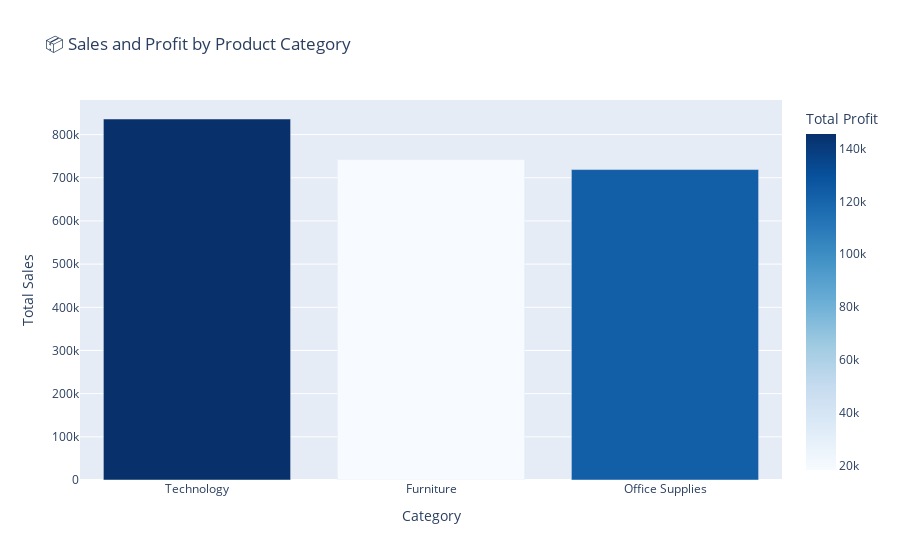

The code cell stored with this chart in its notebook:
### Markdown cell above
## 🧺 Sales and Profit by Product Category

Now we analyze which product categories are the most profitable and have the highest sales.  
This can help prioritize inventory, marketing, and pricing strategies.

### Code cell
# Group by Category and aggregate sales and profit
cat_perf = df.groupby('Category').agg(
    total_sales=('Sales', 'sum'),
    total_profit=('Profit', 'sum')
).reset_index()

# Sort by sales
cat_perf.sort_values(by='total_sales', ascending=False, inplace=True)

# Visualize with Plotly bar chart
import plotly.express as px

fig_cat = px.bar(
    cat_perf,
    x='Category',
    y='total_sales',
    color='total_profit',
    color_continuous_scale='Blues',
    title='📦 Sales and Profit by Product Category',
    labels={'total_sales': 'Total Sales', 'total_profit': 'Total Profit'}
)

fig_cat.show()

### Figure 1 — Plotly figure (JSON) as saved in the notebook; plotly's stock layout.template omitted (floating-point values rounded to 4 significant figures)
{"data": [{"hovertemplate": "Category=%{x}<br>Total Sales=%{y}<br>Total Profit=%{marker.color}<extra></extra>", "legendgroup": "", "marker": {"color": [145500.0, 18450.0, 122500.0], "coloraxis": "coloraxis", "pattern": {"shape": ""}}, "name": "", "orientation": "v", "showlegend": false, "textposition": "auto", "type": "bar", "x": ["Technology", "Furniture", "Office Supplies"], "xaxis": "x", "y": [836200.0, 742000.0, 719000.0], "yaxis": "y"}], "layout": {"barmode": "relative", "coloraxis": {"colorbar": {"title": {"text": "Total Profit"}}, "colorscale": [[0, "rgb(247,251,255)"], [0.125, "rgb(222,235,247)"], [0.25, "rgb(198,219,239)"], [0.375, "rgb(158,202,225)"], [0.5, "rgb(107,174,214)"], [0.625, "rgb(66,146,198)"], [0.75, "rgb(33,113,181)"], [0.875, "rgb(8,81,156)"], [1, "rgb(8,48,107)"]]}, "legend": {"tracegroupgap": 0}, "title": {"text": "📦 Sales and Profit by Product Category"}, "xaxis": {"anchor": "y", "domain": [0, 1], "title": {"text": "Category"}}, "yaxis": {"anchor": "x", "domain": [0, 1], "title": {"text": "Total Sales"}}}}
